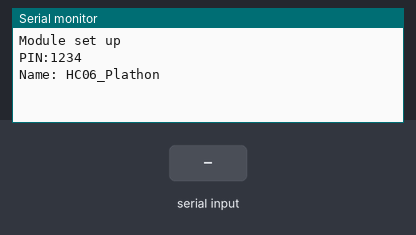
Simulated run of this sketch. Board: Arduino Uno, built with avr-gcc and run on an emulated ATmega328P. Parts: the last lines printed to the serial monitor. The inputs (shaded band) are chosen by the test bench.

Above: at 6.2 s.
6.3 s: "1" received over the second serial link
At 7.5 s:
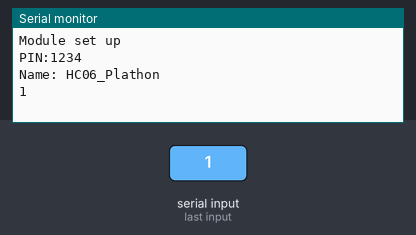
7.8 s: "0" received over the second serial link
At 8.7 s:
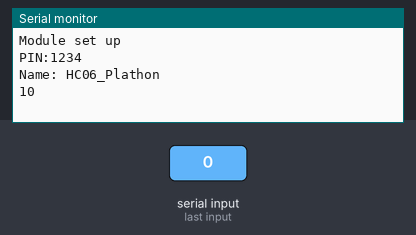

The sketch:

hc06_configuration.ino
```cpp
/* HC06 bluetooth module setup
*/

// Libraries
#include <SoftwareSerial.h>   // This library enables bluetooth communcication

// HC06 parameters
const int Rx = 2;            // Connect Arduino Digital Pin 2 to HC06 Pin Tx
const int Tx = 3;            // Connect Arduino Digital Pin 3 to HC06 Pin Rx
SoftwareSerial hc06(Rx, Tx); // Set Receive and Transmission pins

// Configuration parameters
char BPS = '4';                    // 1=1200 , 2=2400, 3=4800, 4=9600, 5=19200, 6=38400, 7=57600, 8=115200
char NAME_ID[20] = "HC06_Plathon"; // 30 characters maximum
char PASS[10] = "1234";            // 4 bit number

// Setup
void setup()
{
  //Initialize Serial Monitor
  Serial.begin(9600);

  //Initialize Bluetooth Serial Port
  hc06.begin(9600);

  // AT commands for configuration
  hc06.print("AT"); // Initiate sequence
  delay(1000); // Wait 1 second

  hc06.print("AT+NAME");
  hc06.print(NAME_ID); // Configure bluetooth device name
  delay(1000); // Wait 1 second

  hc06.print("AT+BAUD");
  hc06.print(BPS); // Transmission baud rate velocity
  delay(1000); // Wait 1 second

  hc06.print("AT+PIN");
  hc06.print(PASS); // Set Password
  delay(1000); // Wait 1 second

  // Print setup message
  Serial.println("Module set up");
  Serial.print("PIN:");
  Serial.println(PASS);
  Serial.print("Name: ");
  Serial.println(NAME_ID);

  // Wait 1000 ms to ensure the sensor starts correctly
  delay(1000);
}

// Send and receive data
void loop()
{
  //Write data from HC06 to Serial Monitor
  if (hc06.available())
  {
    Serial.write(hc06.read());
  }

  //Write from Serial Monitor to HC06
  if (Serial.available())
  {
    hc06.write(Serial.read());
  }

}
```

Measured:
- after the input at 6.3 s, the serial monitor: prints a new line at once (image 1)
- after the input at 7.8 s, the serial monitor: prints a new line at once (image 2)
